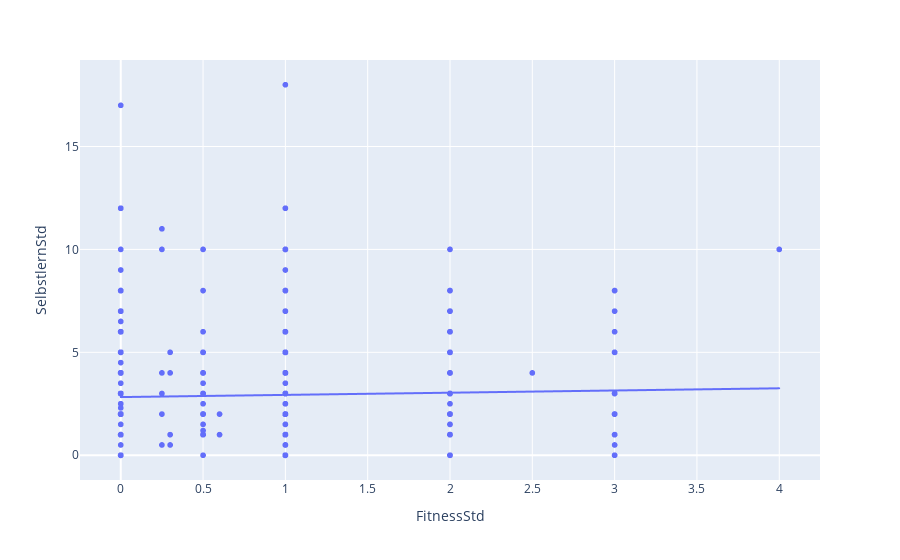

Source (notebook cell):
### Code cell
fig = px.scatter(df, x='FitnessStd', y='SelbstlernStd', height=500, trendline="ols")
fig.show()

### Figure 1 — Plotly figure (JSON) as saved in the notebook; plotly's stock layout.template omitted (floating-point values rounded to 4 significant figures; data arrays with more than 128 entries replaced by an {"elided": "..."} marker saying what was removed)
{"data": [{"hovertemplate": "FitnessStd=%{x}<br>SelbstlernStd=%{y}<extra></extra>", "legendgroup": "", "marker": {"color": "#636efa", "symbol": "circle"}, "mode": "markers", "name": "", "showlegend": false, "type": "scattergl", "x": {"elided": "1145 float values"}, "xaxis": "x", "y": {"elided": "1145 float values"}, "yaxis": "y"}, {"hovertemplate": "<b>OLS trendline</b><br>SelbstlernStd = 0.106782 * FitnessStd + 2.82572<br>R<sup>2</sup>=0.001276<br><br>FitnessStd=%{x}<br>SelbstlernStd=%{y} <b>(trend)</b><extra></extra>", "legendgroup": "", "marker": {"color": "#636efa", "symbol": "circle"}, "mode": "lines", "name": "", "showlegend": false, "type": "scattergl", "x": {"elided": "1145 float values"}, "xaxis": "x", "y": {"elided": "1145 float values"}, "yaxis": "y"}], "layout": {"autosize": true, "legend": {"tracegroupgap": 0}, "margin": {"t": 60}, "xaxis": {"anchor": "y", "autorange": true, "domain": [0, 1], "range": [-0.242, 4.242], "title": {"text": "FitnessStd"}, "type": "linear"}, "yaxis": {"anchor": "x", "autorange": true, "domain": [0, 1], "range": [-1.237, 19.24], "title": {"text": "SelbstlernStd"}, "type": "linear"}}}
